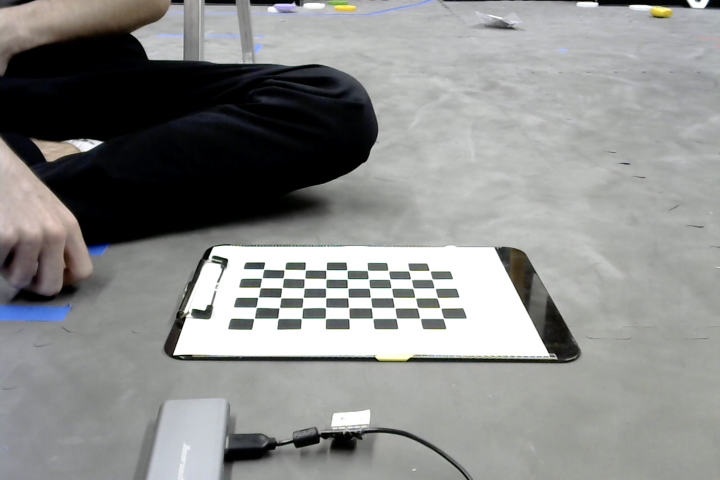
#> input picture TeamCode/src/main/java/org/firstinspires/ftc/teamcode/vision/camera_calibration/img1.jpg, 1440 x 960 px (shown at 1/2 size); its folder holds only this picture in this run
$ python camera_calibration.py
#> lines starting #> are read from the running program, lines starting #| are printed output that depends on the picture; after the words box and inside, x2 and y2 are one past the last pixel; in counts of white or black regions, pixels touching at a corner belong together; long printed decimals are rounded
import numpy as np
import cv2 as cv
import glob

chessboardSize = (9, 6)
frameSize = (1280,720)

criteria = (cv.TERM_CRITERIA_EPS + cv.TermCriteria_MAX_ITER, 30, 0.001)

objp = np.zeros((chessboardSize[0] * chessboardSize[1], 3), np.float32)
objp[:,:2] = np.mgrid[0:chessboardSize[0], 0:chessboardSize[1]].T.reshape(-1,2)

objPoints = []
imgPoints = []

images = glob.glob('*.jpg')

for image in images:
    print(image)
    img = cv.imread(image)
#> img is the input picture: shape (960, 1440, 3); mean B, G, R 139, 140.2, 139.3
    gray = cv.cvtColor(img, cv.COLOR_BGR2GRAY)

    ret, corners = cv.findChessboardCorners(gray, chessboardSize, None)
#> ret = True; corners = 54 rows, first 8: [526.8, 538], [570.6, 538.4], [609.7, 539.2], [651.5, 541.3], [693.2, 539.4], [735.5, 541], [775.5, 540.5], [819, 542]

    if ret == True:
        objPoints.append(objp)
        corners2 = cv.cornerSubPix(gray, corners, (11,11), (-1,-1), criteria)
#> corners2 = 54 rows, first 8: [527.4, 538.5], [569.3, 539.7], [610.7, 540.2], [652.4, 540.4], [694.4, 540.5], [735.2, 541.2], [776.8, 541.7], [818.2, 541.8]
        imgPoints.append(corners)

        cv.drawChessboardCorners(img, chessboardSize, corners2, ret)
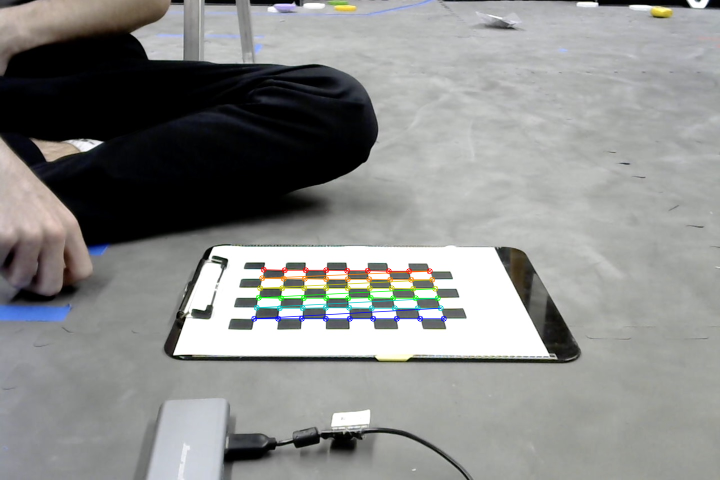
#> img: shape (960, 1440, 3) (shown at 1/2 size); 1.09% of pixels changed, all inside (x1, y1, x2, y2) = (502, 533, 894, 644)
        cv.imshow('img', img)
        cv.waitKey(1000)

cv.destroyAllWindows()

ret, cameraMatrix, dist, revecs, tvecs = cv.calibrateCamera(objPoints, imgPoints, frameSize, None, None)
#> ret = 0.367; cameraMatrix = [[882, 0, 733.5], [0, 349.9, 402], [0, 0, 1]]; dist = [[-0.0394, -0.00997, -0.00971, 0.0186, 0.0609]]; revecs = ([-0.597, -0.0868, 0.00397],); tvecs = ([-4.99, 8.3, 20.48],)

print("Camera Calibrated: ", ret)
#| Camera Calibrated:  0.3671
print("\nCamera Matrix:\n", cameraMatrix)
#| Camera Matrix:
#|  [[882.044   0.         733.530]
#|  [  0.         349.912 401.988]
#|  [  0.           0.           1.        ]]
print("\nDistortion Parameters\n", dist)
#| Distortion Parameters
#|  [[-0.03941  -0.009969 -0.009712  0.01859  0.06093]]
print("\nRotation Vectors:\n", revecs)
#| Rotation Vectors:
#|  (array([[-0.5969 ],
#|        [-0.08683],
#|        [ 0.003974 ]]),)
print("\nTranslation Vectors\n", tvecs)
#| Translation Vectors
#|  (array([[-4.994],
#|        [ 8.303],
#|        [20.476]]),)

$ run again, on TeamCode/src/main/java/org/firstinspires/ftc/teamcode/vision/camera_calibration/img5.jpg
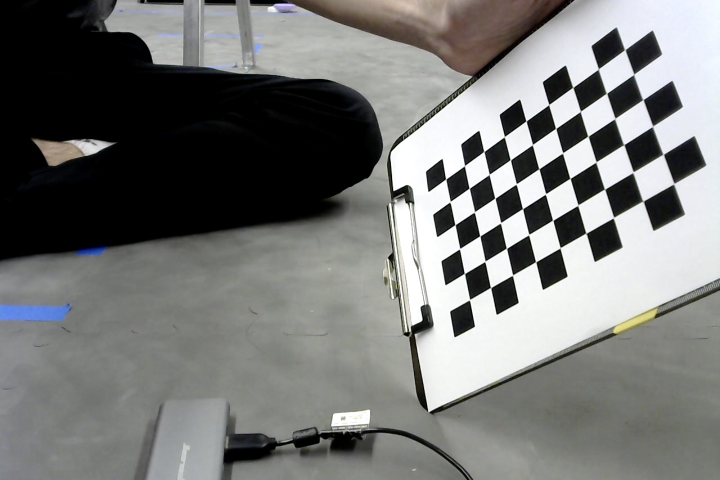
#> input picture TeamCode/src/main/java/org/firstinspires/ftc/teamcode/vision/camera_calibration/img5.jpg, 1440 x 960 px (shown at 1/2 size)
#> img is the input picture: shape (960, 1440, 3); mean B, G, R 118.9, 120.4, 119.5
#> `ret, corners = cv.findChessboardCorners(gray, chessboardSize, None)`: ret = True; corners = 54 rows, first 8: [892, 358.8], [929.4, 332.7], [968.5, 303.7], [1008.2, 274.8], [1053.3, 242.6], [1098, 210], [1146.6, 175.5], [1198.7, 136.9]
#> corners2 = 54 rows, first 8: [891.8, 358.6], [929.5, 331.7], [968.2, 303.5], [1009.1, 273.8], [1052.6, 242.4], [1098.1, 209.6], [1146.1, 175.1], [1197.4, 138.4]
#> `cv.drawChessboardCorners(img, chessboardSize, corners2, ret)`:
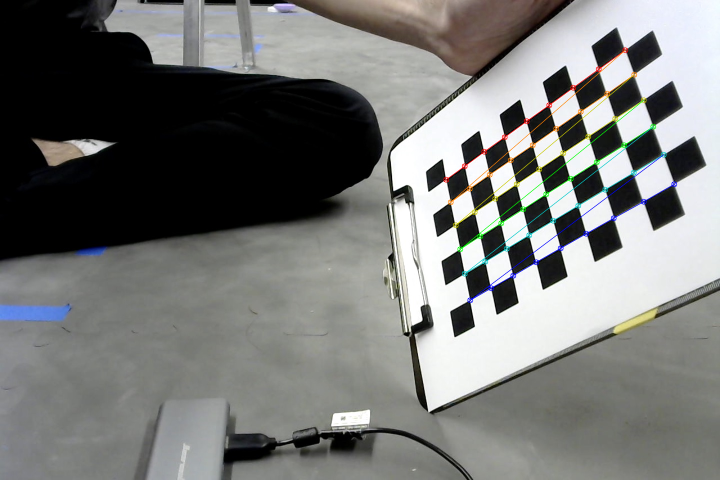
#> img: shape (960, 1440, 3) (shown at 1/2 size); 1.22% of pixels changed, all inside (x1, y1, x2, y2) = (886, 94, 1355, 607)
#> `ret, cameraMatrix, dist, revecs, tvecs = cv.calibrateCamera(objPoints,..`: ret = 0.398; cameraMatrix = [[2510.7, 0, 634.7], [0, 1727.9, 287.4], [0, 0, 1]]; dist = [[0.507, -6.97, 0.000514, 0.0112, 38.77]]; revecs = ([-0.514, 1.1, -0.395],); tvecs = ([3.42, 1.39, 33.62],)
#| Camera Calibrated:  0.3983
#| Camera Matrix:
#|  [[2.51068068e+03 0.00000000e+00 6.34702064e+02]
#|  [0.00000000e+00 1.72793928e+03 2.87438113e+02]
#|  [0.00000000e+00 0.00000000e+00 1.00000000e+00]]
#| Distortion Parameters
#|  [[ 5.06720649e-01 -6.97362864e+00  5.13513747e-04  1.11937258e-02
#|    3.87713977e+01]]
#| Rotation Vectors:
#|  (array([[-0.5144 ],
#|        [ 1.102],
#|        [-0.3949]]),)
#| Translation Vectors
#|  (array([[ 3.419],
#|        [ 1.386 ],
#|        [33.616]]),)

$ run again, on TeamCode/src/main/java/org/firstinspires/ftc/teamcode/vision/camera_calibration/img2.jpg
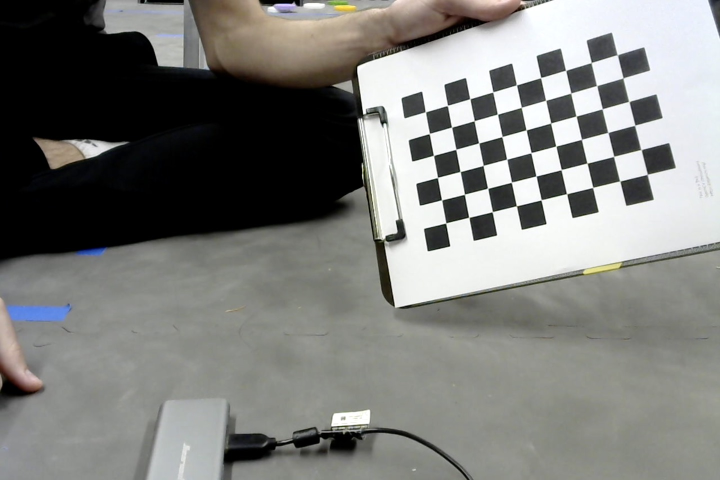
#> input picture TeamCode/src/main/java/org/firstinspires/ftc/teamcode/vision/camera_calibration/img2.jpg, 1440 x 960 px (shown at 1/2 size)
#> img is the input picture: shape (960, 1440, 3); mean B, G, R 122.9, 126, 125.4
#> `gray = cv.cvtColor(img, cv.COLOR_BGR2GRAY)`:
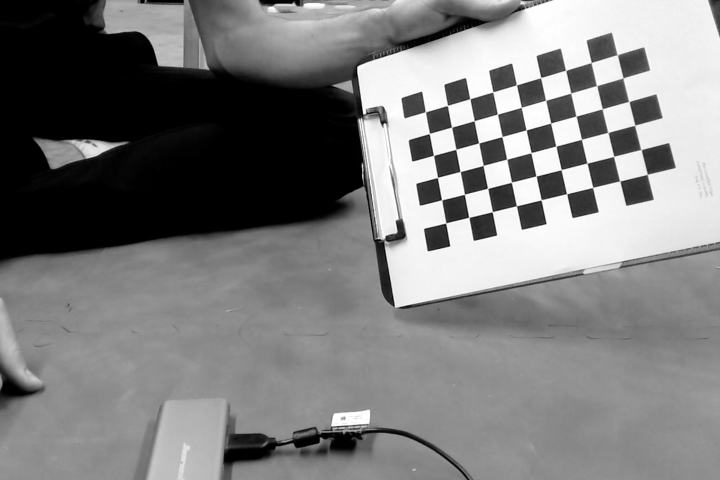
#> gray: shape (960, 1440) (shown at 1/2 size); min 0, max 255, mean 125.4
#> `ret, corners = cv.findChessboardCorners(gray, chessboardSize, None)`: ret = True; corners = 54 rows, first 8: [850.4, 223.9], [895, 211.6], [939.7, 197.7], [985.8, 184.6], [1033.3, 170.3], [1081.2, 156.2], [1132.4, 142], [1183.2, 124.9]
#> corners2 = 54 rows, first 8: [851.1, 224.2], [895.3, 211.4], [940.2, 197.9], [986.1, 184.4], [1033.4, 170.3], [1081.8, 155.7], [1131.8, 141.2], [1182.9, 125.5]
#> `cv.drawChessboardCorners(img, chessboardSize, corners2, ret)`:
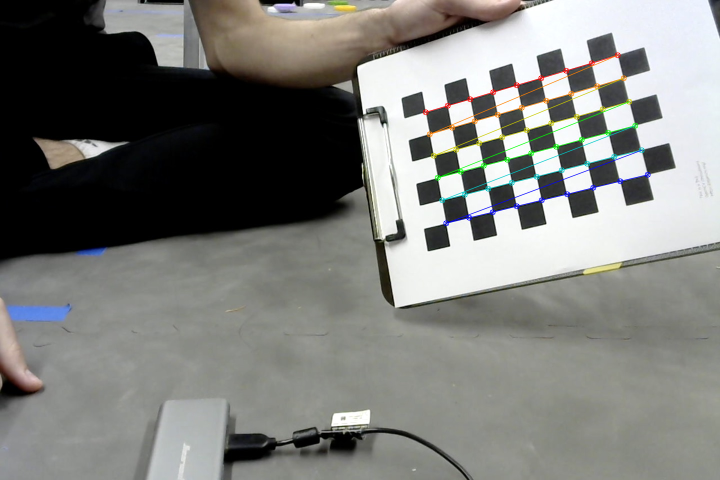
#> img: shape (960, 1440, 3) (shown at 1/2 size); 1.23% of pixels changed, all inside (x1, y1, x2, y2) = (845, 104, 1302, 453)
#> `ret, cameraMatrix, dist, revecs, tvecs = cv.calibrateCamera(objPoints,..`: ret = 0.189; cameraMatrix = [[1869.4, 0, 562.1], [0, 1891.8, 468.6], [0, 0, 1]]; dist = [[-0.0854, 2.4, 0.0131, -0.027, -6.69]]; revecs = ([-0.261, 0.431, -0.184],); tvecs = ([6.27, -5.22, 39.79],)
#| Camera Calibrated:  0.1891
#| Camera Matrix:
#|  [[1.86943766e+03 0.00000000e+00 5.62117898e+02]
#|  [0.00000000e+00 1.89176435e+03 4.68585732e+02]
#|  [0.00000000e+00 0.00000000e+00 1.00000000e+00]]
#| Distortion Parameters
#|  [[-0.08537  2.395  0.01312 -0.02698  -6.691]]
#| Rotation Vectors:
#|  (array([[-0.261],
#|        [ 0.4307],
#|        [-0.1835]]),)
#| Translation Vectors
#|  (array([[ 6.273],
#|        [-5.222],
#|        [39.794 ]]),)

$ run again, on TeamCode/src/main/java/org/firstinspires/ftc/teamcode/vision/camera_calibration/img3.jpg
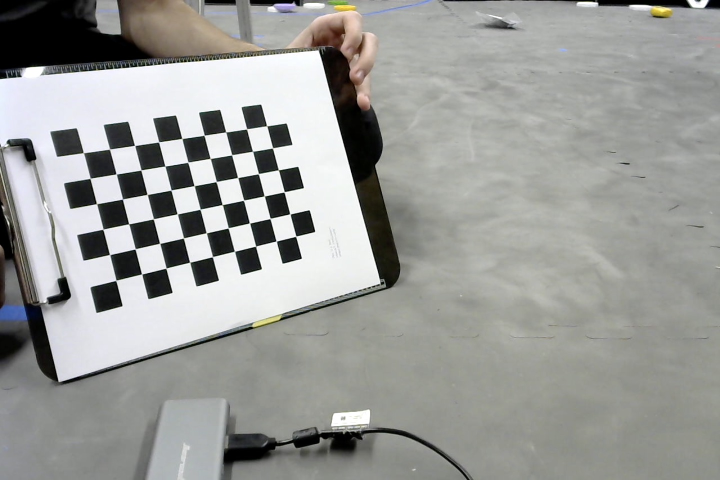
#> input picture TeamCode/src/main/java/org/firstinspires/ftc/teamcode/vision/camera_calibration/img3.jpg, 1440 x 960 px (shown at 1/2 size)
#> img is the input picture: shape (960, 1440, 3); mean B, G, R 152.8, 155.9, 154.8
#> `ret, corners = cv.findChessboardCorners(gray, chessboardSize, None)`: ret = True; corners = 54 rows, first 8: [166.2, 305.5], [219.4, 298.5], [270, 291.6], [316.9, 284.6], [363.8, 277.2], [408.5, 271.1], [450.7, 264.1], [493.3, 258.7]
#> corners2 = 54 rows, first 8: [167.2, 305.9], [219.5, 298.6], [269.6, 291.4], [317.6, 284.3], [364.2, 277.4], [408.7, 270.9], [451.8, 264.4], [493.7, 258.3]
#> `cv.drawChessboardCorners(img, chessboardSize, corners2, ret)`:
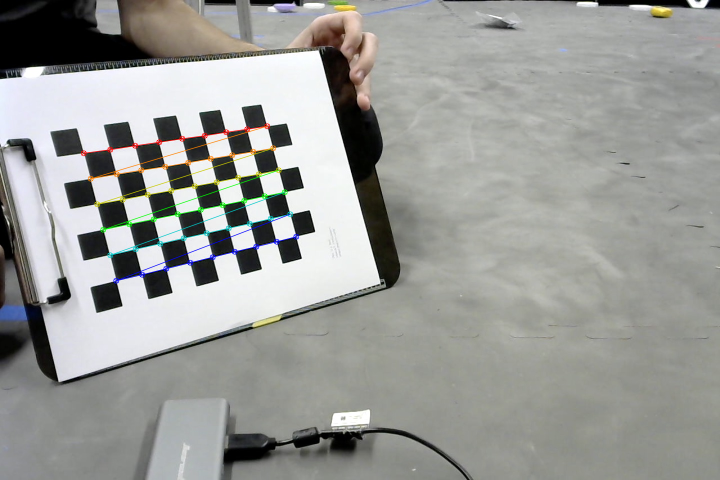
#> img: shape (960, 1440, 3) (shown at 1/2 size); 1.16% of pixels changed, all inside (x1, y1, x2, y2) = (161, 246, 599, 568)
#> `ret, cameraMatrix, dist, revecs, tvecs = cv.calibrateCamera(objPoints,..`: ret = 0.197; cameraMatrix = [[1577.1, 0, 553.4], [0, 1496.7, 375.3], [0, 0, 1]]; dist = [[0.324, -6.52, -0.00978, 0.00803, 67.63]]; revecs = ([-0.123, -0.559, -0.223],); tvecs = ([-7, -1.3, 28.76],)
#| Camera Calibrated:  0.1972
#| Camera Matrix:
#|  [[1.57713487e+03 0.00000000e+00 5.53440486e+02]
#|  [0.00000000e+00 1.49671648e+03 3.75339769e+02]
#|  [0.00000000e+00 0.00000000e+00 1.00000000e+00]]
#| Distortion Parameters
#|  [[ 3.24463996e-01 -6.52235752e+00 -9.78016722e-03  8.03365717e-03
#|    6.76323254e+01]]
#| Rotation Vectors:
#|  (array([[-0.1228],
#|        [-0.5589],
#|        [-0.2227]]),)
#| Translation Vectors
#|  (array([[-7.004],
#|        [-1.304],
#|        [28.765]]),)

$ run again, on TeamCode/src/main/java/org/firstinspires/ftc/teamcode/vision/camera_calibration/img4.jpg
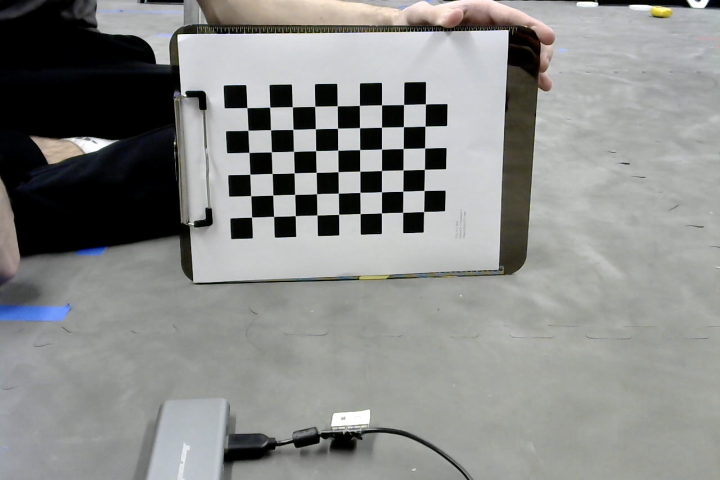
#> input picture TeamCode/src/main/java/org/firstinspires/ftc/teamcode/vision/camera_calibration/img4.jpg, 1440 x 960 px (shown at 1/2 size)
#> img is the input picture: shape (960, 1440, 3); mean B, G, R 136.7, 138.6, 137.5
#> `ret, corners = cv.findChessboardCorners(gray, chessboardSize, None)`: ret = True; corners = 54 rows, first 8: [494.3, 215.7], [539.5, 215.2], [584.5, 213.5], [629.4, 213.6], [674.6, 212], [719.1, 211.4], [763.2, 210.1], [807.5, 209.5]
#> corners2 = 54 rows, first 8: [494.3, 215.7], [539.9, 214.7], [585.1, 214.2], [630, 213.1], [674.8, 212.2], [719.3, 211.3], [763.6, 210.3], [807.6, 209.5]
#> `cv.drawChessboardCorners(img, chessboardSize, corners2, ret)`:
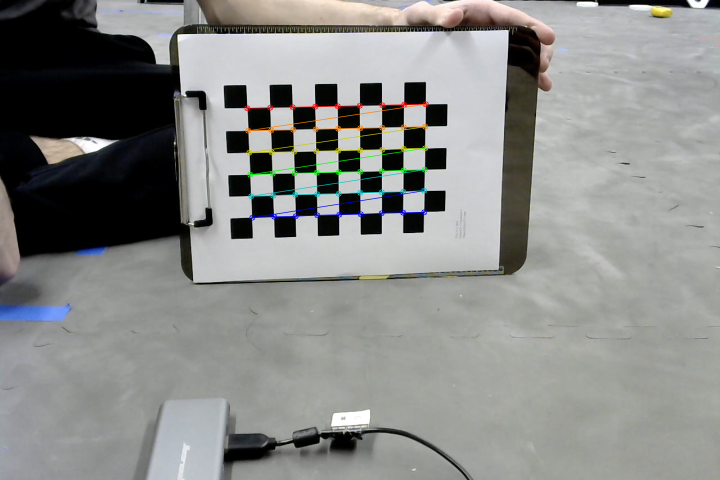
#> img: shape (960, 1440, 3) (shown at 1/2 size); 1.14% of pixels changed, all inside (x1, y1, x2, y2) = (488, 202, 858, 442)
#> `ret, cameraMatrix, dist, revecs, tvecs = cv.calibrateCamera(objPoints,..`: ret = 0.166; cameraMatrix = [[794.6, 0, 614.4], [0, 788.2, 326.9], [0, 0, 1]]; dist = [[0.204, -3.28, -0.000931, -0.00615, 15.44]]; revecs = ([0.126, -0.0321, -0.0248],); tvecs = ([-2.65, -2.47, 17.66],)
#| Camera Calibrated:  0.1662
#| Camera Matrix:
#|  [[794.604   0.         614.408]
#|  [  0.         788.206 326.866]
#|  [  0.           0.           1.        ]]
#| Distortion Parameters
#|  [[ 2.04103021e-01 -3.27510634e+00 -9.30648939e-04 -6.15026085e-03
#|    1.54403699e+01]]
#| Rotation Vectors:
#|  (array([[ 0.1262],
#|        [-0.03214],
#|        [-0.02479]]),)
#| Translation Vectors
#|  (array([[-2.647],
#|        [-2.472],
#|        [17.656]]),)
